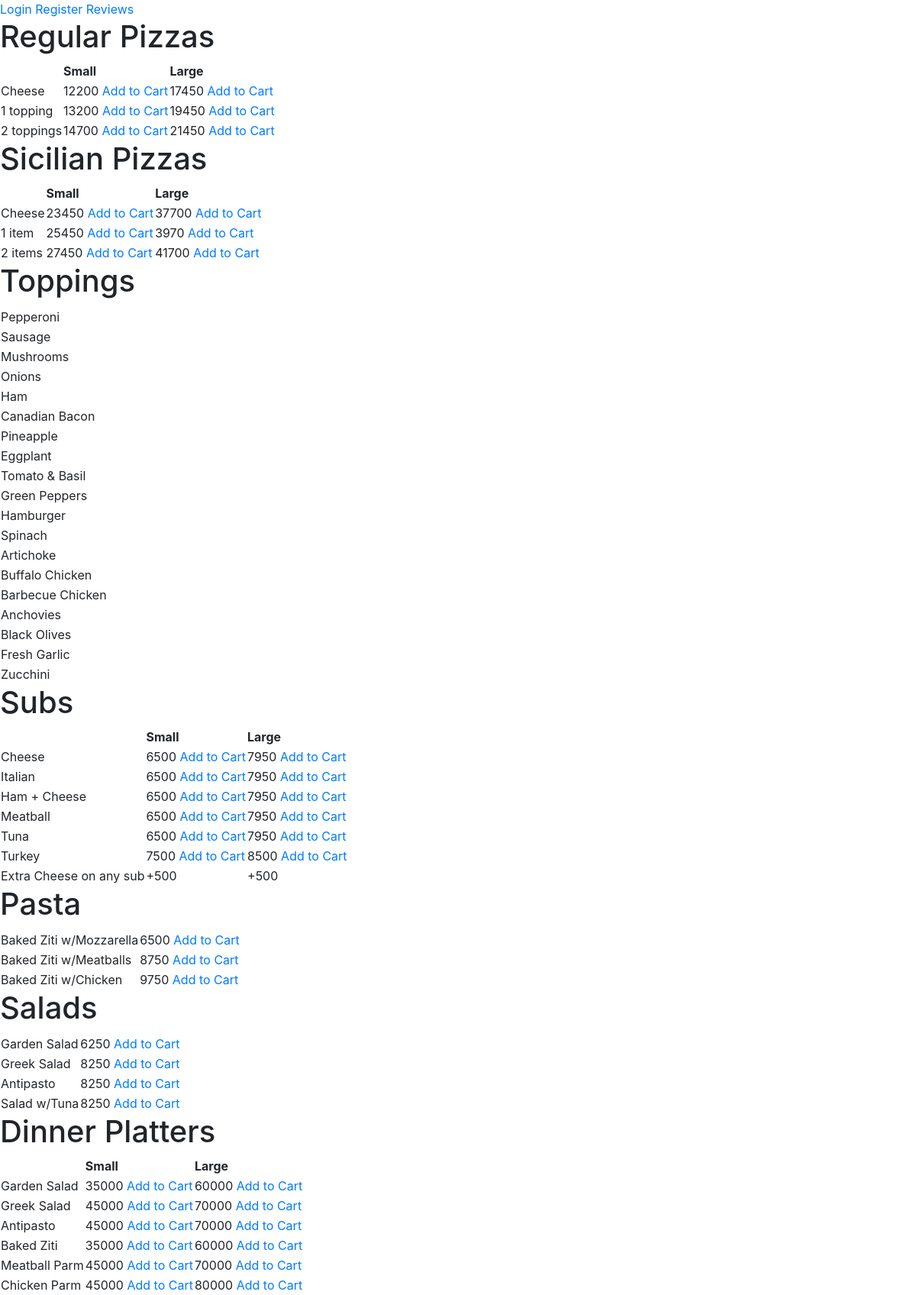
The page / on the database its author committed.
### orders/models.py (models this page shows, shortened)
class Item(models.Model):
    category = models.ForeignKey(Category, on_delete=models.CASCADE)
    name = models.CharField(max_length=64)
    S = 'Small'
    L = 'Large'
    SIZE_CHOICES = (
        (S, 'Small'),
        (L, 'Large')
    )
    size = models.CharField(max_length=8, choices=SIZE_CHOICES, blank=True)
    price = models.IntegerField(blank=True, default=0) # Blankable for Toppings

class Topping(Item):
    """Define toppings."""

class Extra(Item):
    """Define extra-options."""

class Pasta(Item):
    """Define pastas."""

class Salad(Item):
    """Define salads."""

### orders/views.py (the view)
# urls.py: path('', views.IndexView.as_view(), name='index'),
class IndexView(TemplateView):
    template_name = 'orders/index.html'
    def get_context_data(self, **kwargs):
        context = super().get_context_data(**kwargs)
        context = {
            "regular_pizzas": get_menu(Pizza.objects.filter(crust='Regular').all()),
            "sicilian_pizzas": get_menu(Pizza.objects.filter(crust='Sicilian').all()),
            "toppings": Topping.objects.all(),
            "subs": get_menu(Sub.objects.all()),
            "extras": Extra.objects.all(),
            "pastas": Pasta.objects.all(),
            "salads": Salad.objects.all(),
            "dinners": get_menu(Dinner.objects.all())
        }
        return context

### orders/views.py (called while the page is built)
def get_menu(products):
    names = []
    for product in products:
        if product.name not in names:
            names.append(product.name)
    items = []
    for name in names:
        item = {}
        item["name"] = name
        for product in products:
            try:
                if product.name == name and product.size == 'Small':
                    item['id_small'] = product.id
                    item['price_small'] = product.price
                elif product.name == name and product.size == 'Large':
                    item['id_large'] = product.id
                    item['price_large'] = product.price
            except:
                item['id'] = product.id
                item['price'] = product.price
        items.append(item)
    return items

### orders/templates/orders/index.html (shortened to what this page needs)
{% extends "base_orders.html" %}
{% block content %}
{% if request.user.is_authenticated %}
    <div>Hello, {{ user }}</div>
    <a href="{% url 'logout' %}">Logout</a>
    <a href="{% url 'cart' %}">Cart</a>
    <a href="{% url 'order_list' %}">Order</a>
{% else %}
    <a href="{% url 'login' %}">Login</a>
    <a href="{% url 'register' %}">Register</a>
{% endif %}
    <a href="{% url 'review_list' %}">Reviews</a>
<h1>Regular Pizzas</h1>
<table>
    <tr>
        <th></th>
        <th>Small</th>
        <th>Large</th>
    </tr>
    {% for regular_pizza in regular_pizzas %}
    <tr>
        <td>{{ regular_pizza.name }}</td>
        <td>{{ regular_pizza.price_small }} <a href="{% url 'item_detail' regular_pizza.id_small %}">Add to Cart</a></td>
        <td>{{ regular_pizza.price_large }} <a href="{% url 'item_detail' regular_pizza.id_large %}">Add to Cart</a></td>
    </tr>
    {% endfor %}
</table>
<h1>Sicilian Pizzas</h1>
<table>
    <tr>
        <th></th>
        <th>Small</th>
        <th>Large</th>
    </tr>
    {% for sicilian_pizza in sicilian_pizzas %}
    <tr>
        <td>{{ sicilian_pizza.name }}</td>
        <td>{{ sicilian_pizza.price_small }} <a href="{% url 'item_detail' sicilian_pizza.id_small %}">Add to Cart</a></td>
        <td>{{ sicilian_pizza.price_large }} <a href="{% url 'item_detail' sicilian_pizza.id_large %}">Add to Cart</a></td>
    </tr>
    {% endfor %}
</table>
<h1>Toppings</h1>
<table>
    <tr>
        <th></th>
    </tr>
    {% for topping in toppings %}
    <tr>
        <td>{{ topping.name }}</td>
    </tr>
    {% endfor %}
</table>
<h1>Subs</h1>
<table>
    <tr>
        <th></th>
        <th>Small</th>
        <th>Large</th>
    </tr>
    {% for sub in subs %}
    <tr>
        <td>{{ sub.name }}</td>
        <td>{{ sub.price_small }} <a href="{% url 'item_detail' sub.id_small %}">Add to Cart</a></td>
        <td>{{ sub.price_large }} <a href="{% url 'item_detail' sub.id_large %}">Add to Cart</a></td>
    </tr>
    {% endfor %}
    {% for extra in extras %}
    <tr>
        <td>{{ extra.name }} on any sub</td>
        <td>+{{ extra.price }}</td>
        <td>+{{ extra.price }}</td>
    </tr>
    {% endfor %}
</table>
<h1>Pasta</h1>
<table>
    <tr>
        <th></th>
        <th></th>
    </tr>
    {% for pasta in pastas %}
    <tr>
        <td>{{ pasta.name }}</td>
        <td>{{ pasta.price }} <a href="{% url 'item_detail' pasta.id %}">Add to Cart</a></td>
    </tr>
    {% endfor %}
</table>
<h1>Salads</h1>
<table>
    <tr>
        <th></th>
        <th></th>
    </tr>
    {% for salad in salads %}
    <tr>
        <td>{{ salad.name }}</td>
        <td>{{ salad.price }} <a href="{% url 'item_detail' salad.id %}">Add to Cart</a></td>
    </tr>
    {% endfor %}
</table>
<h1>Dinner Platters</h1>
<table>
    <tr>
        <th></th>
        <th>Small</th>
        <th>Large</th>
    </tr>
    {% for dinner in dinners %}
    <tr>
        <td>{{ dinner.name }}</td>
        <td>{{ dinner.price_small }} <a href="{% url 'item_detail' dinner.id_small %}">Add to Cart</a></td>
        <td>{{ dinner.price_large }} <a href="{% url 'item_detail' dinner.id_large %}">Add to Cart</a></td>
    </tr>
    {% endfor %}
</table>
{% endblock %}

### rows shown on the page
Item: name "Cheese"
Item: name "1 topping"
Item: name "2 toppings"
Item: name "Cheese"
Item: name "1 item"
Item: name "2 items"
Topping: name "Pepperoni"
Topping: name "Sausage"
Topping: name "Mushrooms"
Topping: name "Onions"
Topping: name "Ham"
Topping: name "Canadian Bacon"
Topping: name "Pineapple"
Topping: name "Eggplant"
Topping: name "Tomato & Basil"
Topping: name "Green Peppers"
Topping: name "Hamburger"
Topping: name "Spinach"
Topping: name "Artichoke"
Topping: name "Buffalo Chicken"
Topping: name "Barbecue Chicken"
Topping: name "Anchovies"
Topping: name "Black Olives"
Topping: name "Fresh Garlic"
Topping: name "Zucchini"
Item: name "Cheese"
Item: name "Italian"
Item: name "Ham + Cheese"
Item: name "Meatball"
Item: name "Tuna"
Item: name "Turkey"
Extra: name "Extra Cheese", price "500"
Pasta: name "Baked Ziti w/Mozzarella", price "6500"
Pasta: name "Baked Ziti w/Meatballs", price "8750"
Pasta: name "Baked Ziti w/Chicken", price "9750"
Salad: name "Garden Salad", price "6250"
Salad: name "Greek Salad", price "8250"
Salad: name "Antipasto", price "8250"
Salad: name "Salad w/Tuna", price "8250"
Item: name "Garden Salad"
Item: name "Greek Salad"
Item: name "Antipasto"
Item: name "Baked Ziti"
Item: name "Meatball Parm"
Item: name "Chicken Parm"

### other values the page prints
{{ regular_pizza.price_small }} "12200" "13200" "14700"
{{ regular_pizza.price_large }} "17450" "19450" "21450"
{{ sicilian_pizza.price_small }} "23450" "25450" "27450"
{{ sicilian_pizza.price_large }} "37700" "3970" "41700"
{{ sub.price_small }} "6500" "6500" "6500" "6500" "6500" "7500"
{{ sub.price_large }} "7950" "7950" "7950" "7950" "7950" "8500"
{{ dinner.price_small }} "35000" "45000" "45000" "35000" "45000" "45000"
{{ dinner.price_large }} "60000" "70000" "70000" "60000" "70000" "80000"
